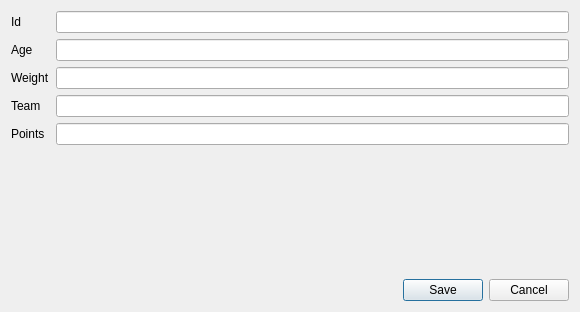
<?xml version="1.0" encoding="UTF-8"?>
<ui version="4.0">
 <class>AddItemDialog</class>
 <widget class="QDialog" name="AddItemDialog">
  <property name="geometry">
   <rect>
    <x>0</x>
    <y>0</y>
    <width>580</width>
    <height>312</height>
   </rect>
  </property>
  <property name="windowTitle">
   <string>AddPlayer</string>
  </property>
  <layout class="QVBoxLayout" name="verticalLayout">
   <item>
    <layout class="QFormLayout" name="formLayout">
     <item row="0" column="0">
      <widget class="QLabel" name="label">
       <property name="text">
        <string>Id</string>
       </property>
      </widget>
     </item>
     <item row="0" column="1">
      <widget class="QLineEdit" name="idLineEdit"/>
     </item>
     <item row="1" column="0">
      <widget class="QLabel" name="label_2">
       <property name="text">
        <string>Age</string>
       </property>
      </widget>
     </item>
     <item row="1" column="1">
      <widget class="QLineEdit" name="ageLineEdit"/>
     </item>
     <item row="2" column="0">
      <widget class="QLabel" name="label_3">
       <property name="text">
        <string>Weight</string>
       </property>
      </widget>
     </item>
     <item row="2" column="1">
      <widget class="QLineEdit" name="weightLineEdit"/>
     </item>
     <item row="3" column="0">
      <widget class="QLabel" name="label_4">
       <property name="text">
        <string>Team</string>
       </property>
      </widget>
     </item>
     <item row="3" column="1">
      <widget class="QLineEdit" name="teamLineEdit"/>
     </item>
     <item row="4" column="0">
      <widget class="QLabel" name="label_5">
       <property name="text">
        <string>Points</string>
       </property>
      </widget>
     </item>
     <item row="4" column="1">
      <widget class="QLineEdit" name="pointsLineEdit"/>
     </item>
    </layout>
   </item>
   <item>
    <widget class="QDialogButtonBox" name="buttonBox">
     <property name="orientation">
      <enum>Qt::Horizontal</enum>
     </property>
     <property name="standardButtons">
      <set>QDialogButtonBox::Cancel|QDialogButtonBox::Save</set>
     </property>
    </widget>
   </item>
  </layout>
 </widget>
 <resources/>
 <connections>
  <connection>
   <sender>buttonBox</sender>
   <signal>accepted()</signal>
   <receiver>AddItemDialog</receiver>
   <slot>accept()</slot>
   <hints>
    <hint type="sourcelabel">
     <x>259</x>
     <y>300</y>
    </hint>
    <hint type="destinationlabel">
     <x>157</x>
     <y>274</y>
    </hint>
   </hints>
  </connection>
  <connection>
   <sender>buttonBox</sender>
   <signal>rejected()</signal>
   <receiver>AddItemDialog</receiver>
   <slot>reject()</slot>
   <hints>
    <hint type="sourcelabel">
     <x>327</x>
     <y>300</y>
    </hint>
    <hint type="destinationlabel">
     <x>286</x>
     <y>274</y>
    </hint>
   </hints>
  </connection>
 </connections>
</ui>
